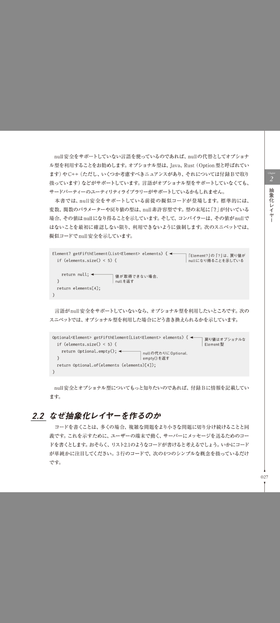
#> input picture samples/Screenshot_20260220-150521.png, 280 x 623 px, shrunk from 806 x 1795 before the run, found by its file name
$ python diagnose_detection.py
#> lines starting #> are read from the running program, lines starting #| are printed output that depends on the picture; after the words box and inside, x2 and y2 are one past the last pixel; in counts of white or black regions, pixels touching at a corner belong together
#!/usr/bin/env python3
"""詳細診断: なぜ矩形が検出されないかを調査"""

from pathlib import Path

import cv2


def diagnose_image(image_path: str) -> None:
    """画像の特性と各段階の結果を出力"""
#> called with image_path = 'samples/Screenshot_20260220-150521.png'
    print(f"\n{'=' * 60}")
    print(f"Diagnosing: {image_path}")
    print("=" * 60)

    img = cv2.imread(image_path)
#> img is the input picture: shape (623, 280, 3); mean B, G, R 198, 198.1, 198.3
    if img is None:
        print("ERROR: Cannot read image")
        return

    h, w = img.shape[:2]
#> h = 623; w = 280
    total_area = h * w
#> total_area = 174440
    print(f"Image size: {w}x{h} = {total_area:,} pixels")
#| Image size: 280x623 = 174,440 pixels

    gray = cv2.cvtColor(img, cv2.COLOR_BGR2GRAY)

    # Save grayscale
    output_dir = Path("specs/014-code-block-tagging/validation")
    output_dir.mkdir(parents=True, exist_ok=True)
    stem = Path(image_path).stem

    # Try different Canny thresholds
    for canny_low, canny_high in [(30, 100), (50, 150), (100, 200)]:
        print(f"\n--- Canny({canny_low}, {canny_high}) ---")

        blurred = cv2.GaussianBlur(gray, (5, 5), 0)
        edges = cv2.Canny(blurred, canny_low, canny_high)

        # Count edge pixels
        edge_count = cv2.countNonZero(edges)
        print(f"Edge pixels: {edge_count:,} ({edge_count / total_area:.1%})")

        # Morphological closing
        kernel = cv2.getStructuringElement(cv2.MORPH_RECT, (5, 5))
        closed = cv2.morphologyEx(edges, cv2.MORPH_CLOSE, kernel)

        # Find all contours
        contours, _ = cv2.findContours(closed, cv2.RETR_TREE, cv2.CHAIN_APPROX_SIMPLE)
        print(f"Total contours found: {len(contours)}")

        # Analyze contours
        four_sided = 0
        candidates = []
        for i, contour in enumerate(contours):
            area = cv2.contourArea(contour)
            if area < 100:  # Skip tiny contours
                continue

            epsilon = 0.02 * cv2.arcLength(contour, True)
            approx = cv2.approxPolyDP(contour, epsilon, True)

            if len(approx) == 4:
                four_sided += 1
                x, y, w_rect, h_rect = cv2.boundingRect(contour)
                area_ratio = area / total_area

                # Relaxed filtering for diagnosis
                if area_ratio > 0.001:  # At least 0.1% of image
                    candidates.append(
                        {
                            "vertices": len(approx),
                            "bbox": [x, y, x + w_rect, y + h_rect],
                            "area": int(area),
                            "area_ratio": area_ratio,
                        }
                    )

        print(f"4-sided contours: {four_sided}")
        print(f"Candidates (area > 0.1%): {len(candidates)}")

        # Show top candidates
        candidates.sort(key=lambda c: c["area"], reverse=True)
        for j, c in enumerate(candidates[:3]):
            print(f"  #{j + 1}: area={c['area_ratio']:.2%}, bbox={c['bbox']}")

        # Save edge image for best threshold
        if canny_low == 50:
            cv2.imwrite(str(output_dir / f"{stem}_edges.png"), edges)
            cv2.imwrite(str(output_dir / f"{stem}_closed.png"), closed)

            # Draw all candidate contours
            vis = img.copy()
            for c in candidates[:5]:
                x1, y1, x2, y2 = c["bbox"]
                cv2.rectangle(vis, (x1, y1), (x2, y2), (0, 255, 0), 2)
            cv2.imwrite(str(output_dir / f"{stem}_candidates.png"), vis)
#> this loop made 3 passes
#> edge_count on passes 1 to 3: 12087, 11768, 8432
#| Edge pixels: 12,087 (6.9%)
#| Total contours found: 81
#| Edge pixels: 11,768 (6.7%)
#| Total contours found: 81
#| Edge pixels: 8,432 (4.8%)
#| Total contours found: 82
#> pass 1, in diagnose_image, `blurred = cv2.GaussianBlur(gray, (5, 5), 0)`:
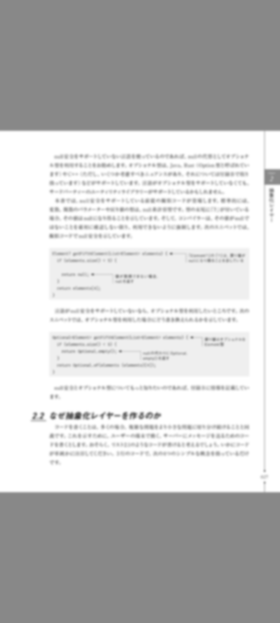
#> blurred: shape (623, 280); min 69, max 255, mean 198.1
#> pass 1, in diagnose_image, `edges = cv2.Canny(blurred, canny_low, canny_high)`:
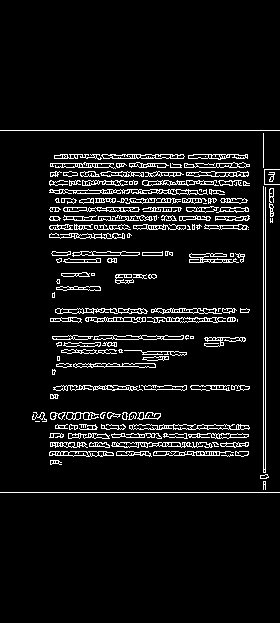
#> edges: shape (623, 280); 6.9% white in thin lines or dots, all inside (x1, y1, x2, y2) = (0, 130, 280, 493)
#> pass 1, in diagnose_image, `closed = cv2.morphologyEx(edges, cv2.MORPH_CLOSE, kernel)`:
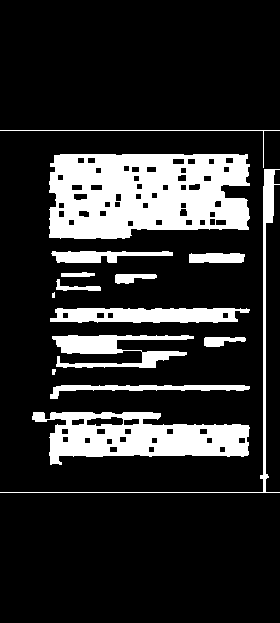
#> closed: shape (623, 280); 17.6% white; 15 white regions (1 under 20 px), largest, box (x1, y1, x2, y2) and area: (49, 154, 250, 239) 13755, (32, 412, 250, 465) 6791, (50, 308, 250, 323) 2435
#> pass 2, in diagnose_image, `edges = cv2.Canny(blurred, canny_low, canny_high)`:
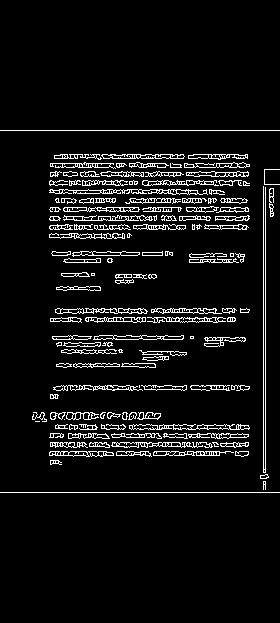
#> edges: shape (623, 280); 6.7% white in thin lines or dots, all inside (x1, y1, x2, y2) = (0, 130, 280, 493)
#> after the loop:
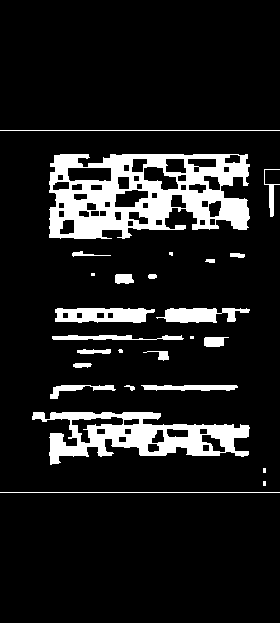
#> closed: shape (623, 280); 11.7% white; 26 white regions (6 under 20 px), largest, box (x1, y1, x2, y2) and area: (49, 154, 250, 239) 10054, (32, 412, 250, 465) 5254, (55, 308, 155, 323) 1157
#> after the loop:
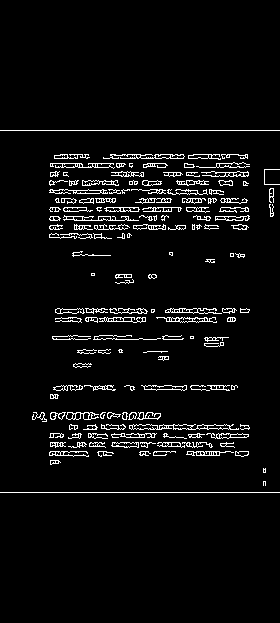
#> edges: shape (623, 280); 4.8% white in thin lines or dots, all inside (x1, y1, x2, y2) = (0, 130, 280, 493)
#> after the loop:
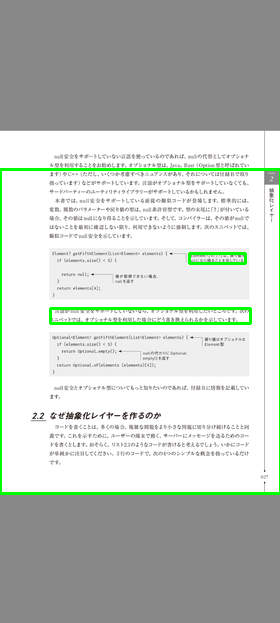
#> vis: shape (623, 280, 3); mean B, G, R 192.4, 198.7, 192.6


def main():
    samples = ["samples/Screenshot_20260220-150521.png", "samples/frame_0037.png"]
    for s in samples:
        diagnose_image(s)
#> pass 2 of the loop in main, `for s in samples:`:
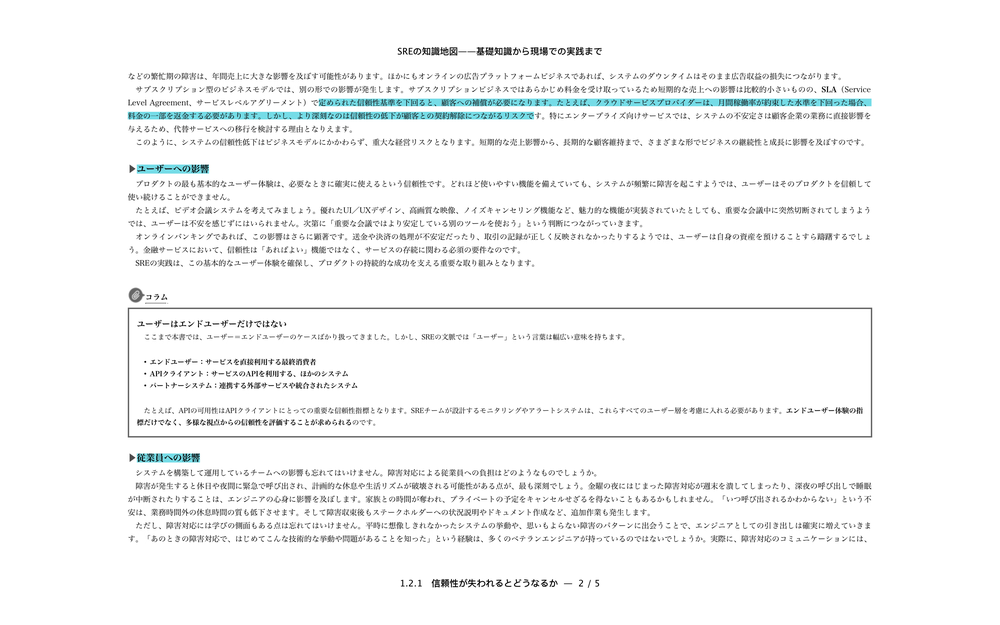
#> input picture samples/frame_0037.png, 1000 x 625 px, shrunk from 2880 x 1800 before the run, found by its file name
#> in diagnose_image, img is the input picture: shape (625, 1000, 3); mean B, G, R 246.8, 246.6, 245.5
#| Image size: 1000x625 = 625,000 pixels
#> gray: shape (625, 1000)
#> the loop in diagnose_image (call 2), `for canny_low, canny_high in [(30, 100), (50, 150), (100, 200)]:` made 3 passes
#> edge_count on passes 1 to 3: 44116, 43588, 41175
#> (printed output is left out)
#> pass 1, in diagnose_image (call 2), `edges = cv2.Canny(blurred, canny_low, canny_high)`:
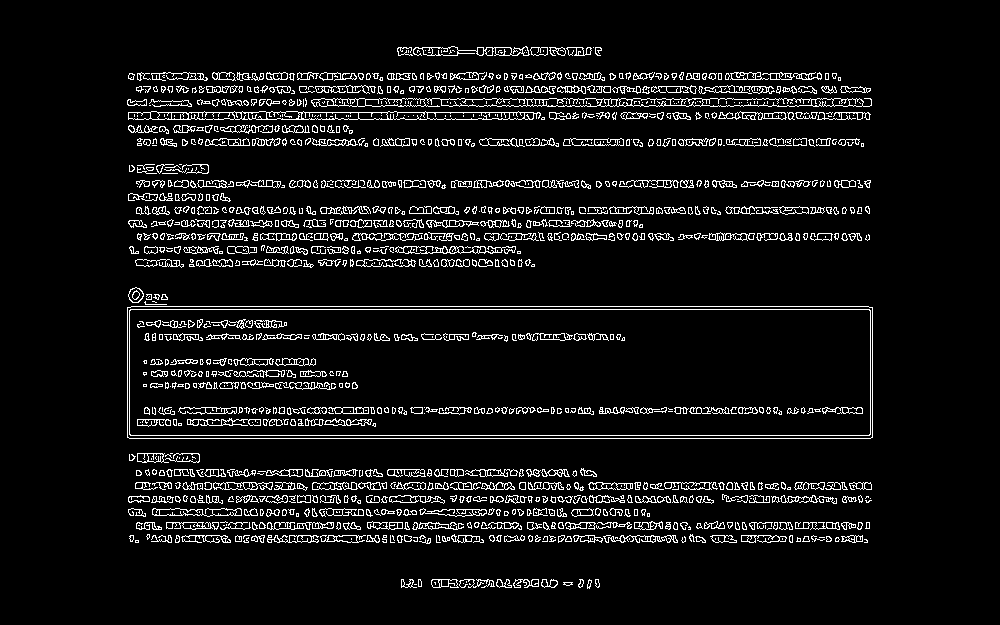
#> edges: shape (625, 1000); 7.1% white in thin lines or dots, all inside (x1, y1, x2, y2) = (127, 46, 873, 589)
#> after the loop in diagnose_image (call 2), `for canny_low, canny_high in [(30, 100), (50, 150), (100, 200)]:`:
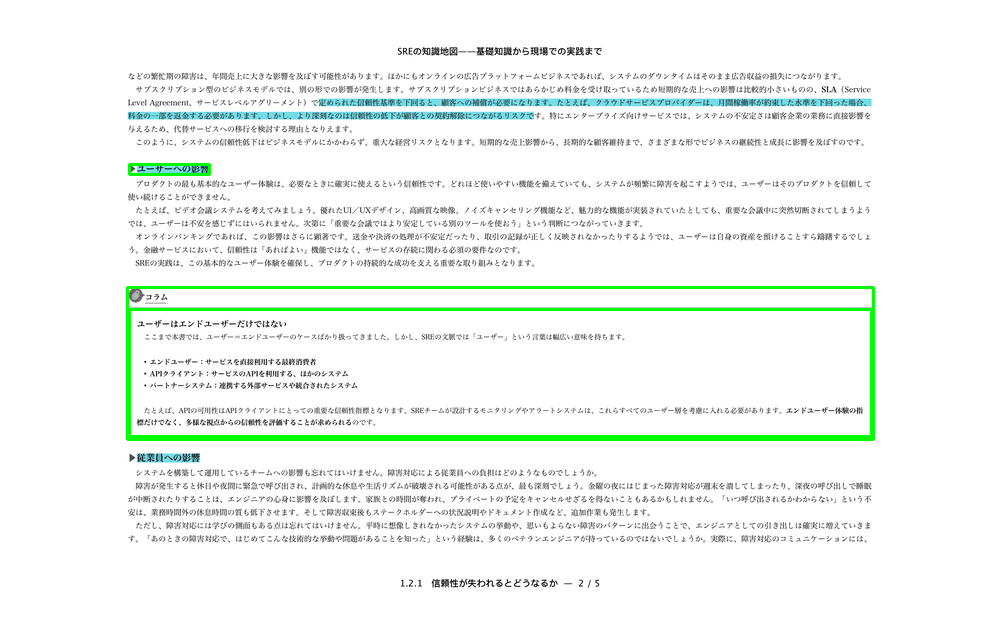
#> vis: shape (625, 1000, 3); mean B, G, R 242.9, 247.2, 241.6


if __name__ == "__main__":
    main()
